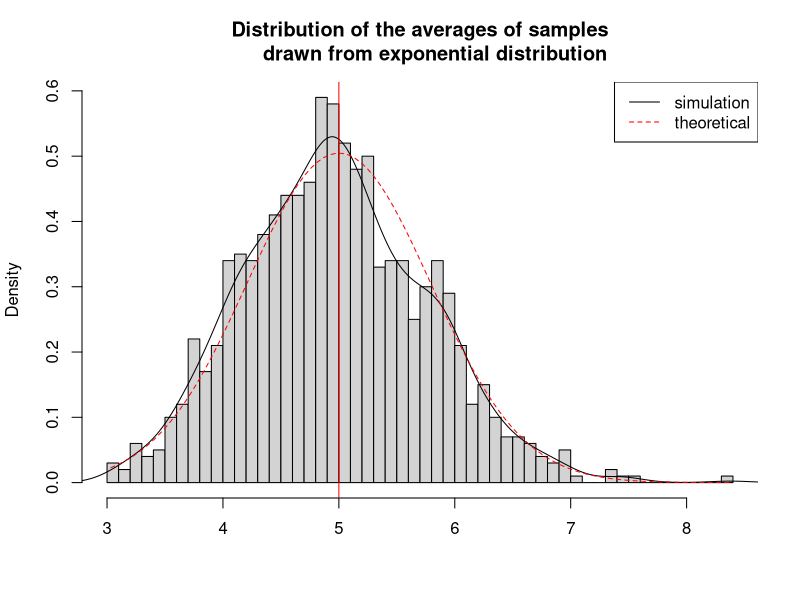
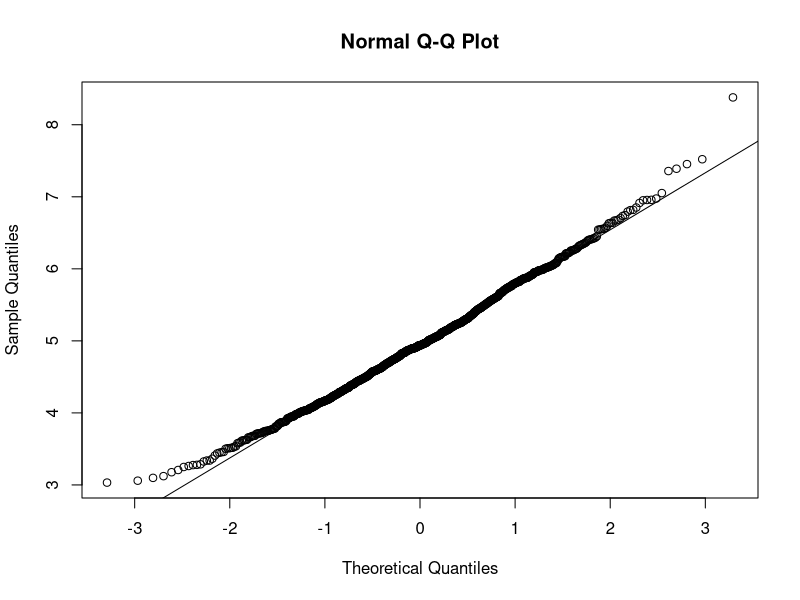
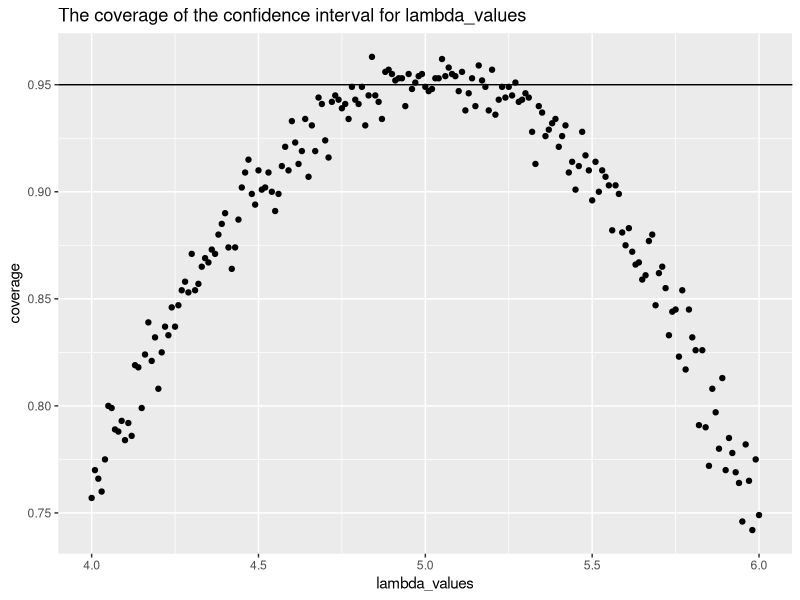

The R script that drew these images, in order:
## ---- chunk 1
set.seed(12345)
lambda <- 0.2
num_sim <- 1000
sample_size <- 40
sim <- matrix(rexp(num_sim*sample_size, rate=lambda), num_sim, sample_size)
row_means <- rowMeans(sim)
## ---- chunk 2
# plot the histogram of the averages
hist(row_means, breaks=50, prob=TRUE,
     main="Distribution of the averages of samples
     drawn from exponential distribution",
     xlab="")
# density of the averages of samples
lines(density(row_means))
# theoretical center of the distribution
abline(v=1/lambda, col="red")
# theoretical density of the sample means
xfit <- seq(min(row_means), max(row_means), length=100)
yfit <- dnorm(xfit, mean=1/lambda, sd=(1/lambda/sqrt(sample_size)))
lines(xfit, yfit, pch=22, col="red", lty=2)
# add legend
legend('topright', c("simulation", "theoretical"), lty=c(1,2), col=c("black", "red"))
## ---- chunk 3
qqnorm(row_means); qqline(row_means)
## ---- chunk 4
lambda_values <- seq(4, 6, by=0.01)
coverage <- sapply(lambda_values, function(x) {
    mu_hats <- rowMeans(matrix(rexp(sample_size*num_sim, rate=0.2),
                               num_sim, sample_size))
    ll <- mu_hats - qnorm(0.975) * sqrt(1/lambda**2/sample_size)
    ul <- mu_hats + qnorm(0.975) * sqrt(1/lambda**2/sample_size)
    mean(ll < x & ul > x)
})
summary(lambda_values)
library(ggplot2)
qplot(lambda_values, coverage, main="The coverage of the confidence interval for lambda_values") +
geom_hline(yintercept=0.95)
